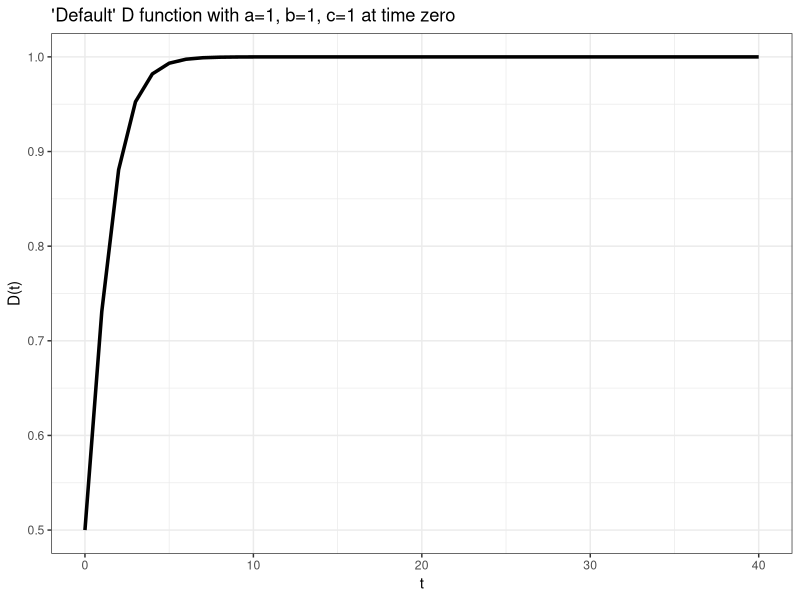
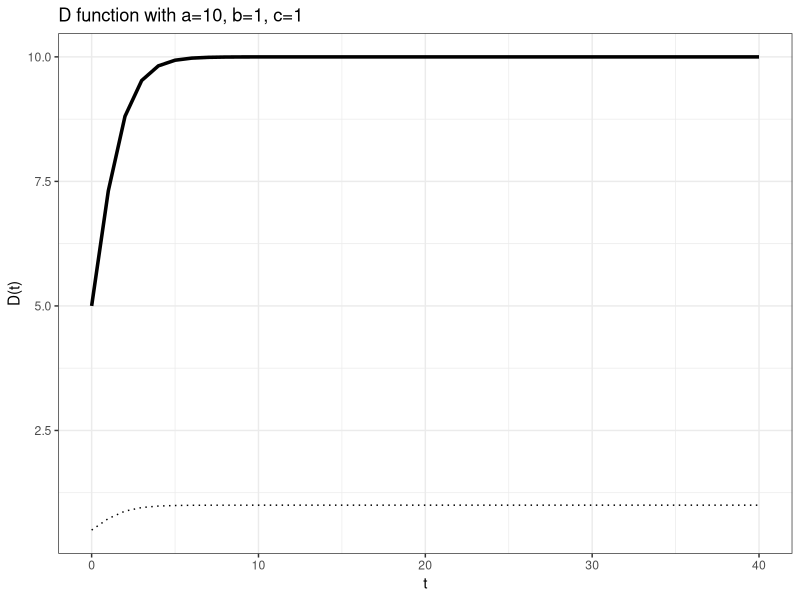
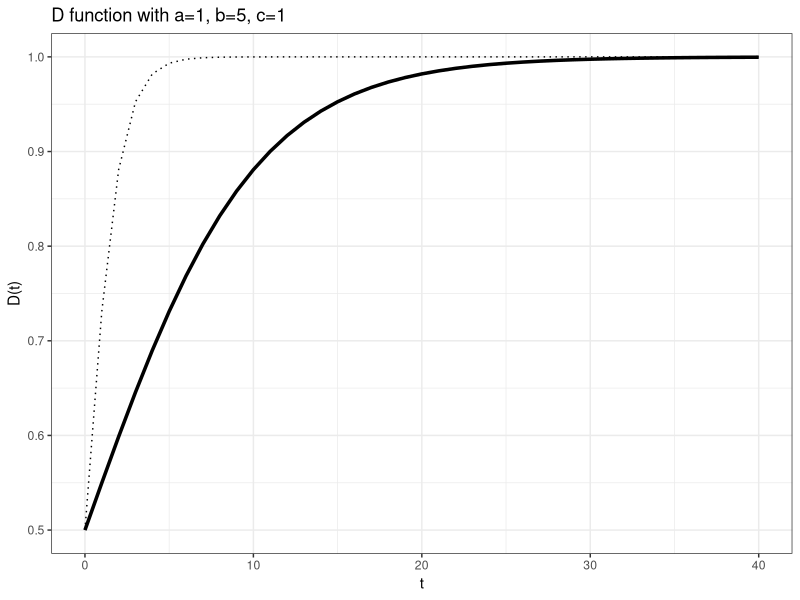
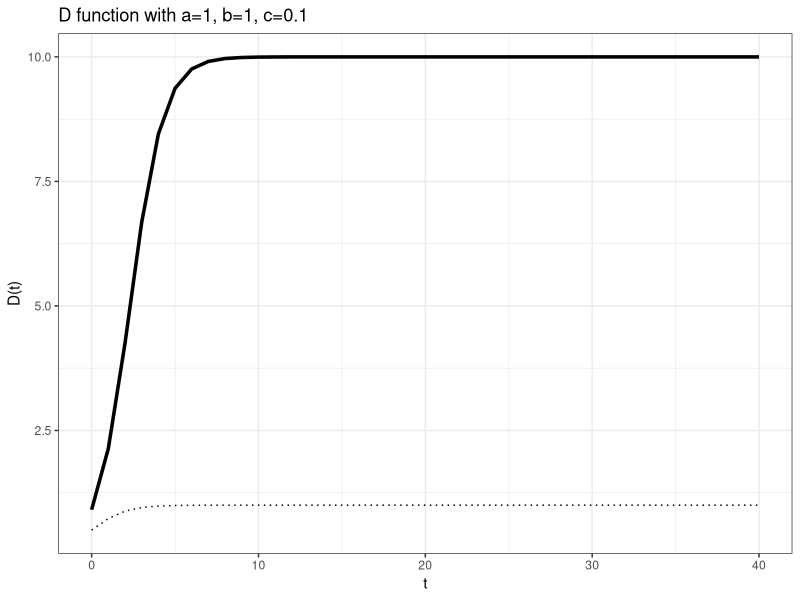
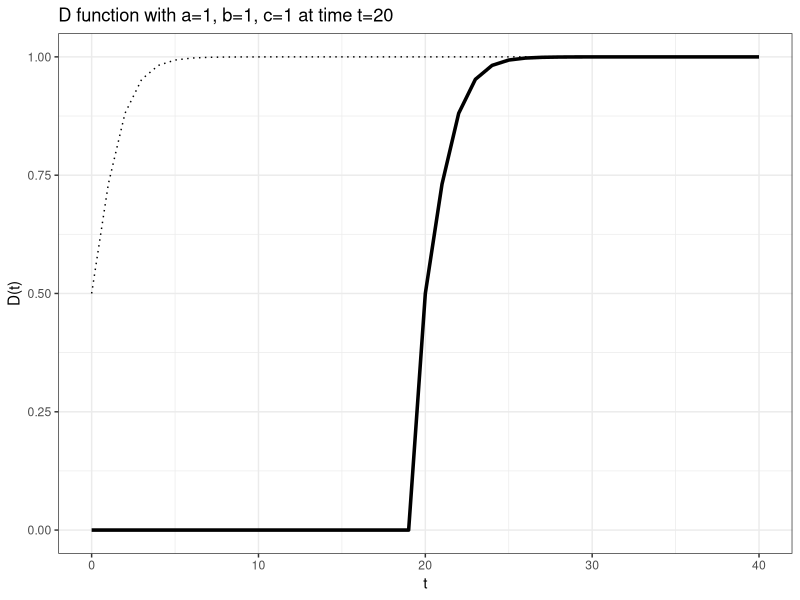
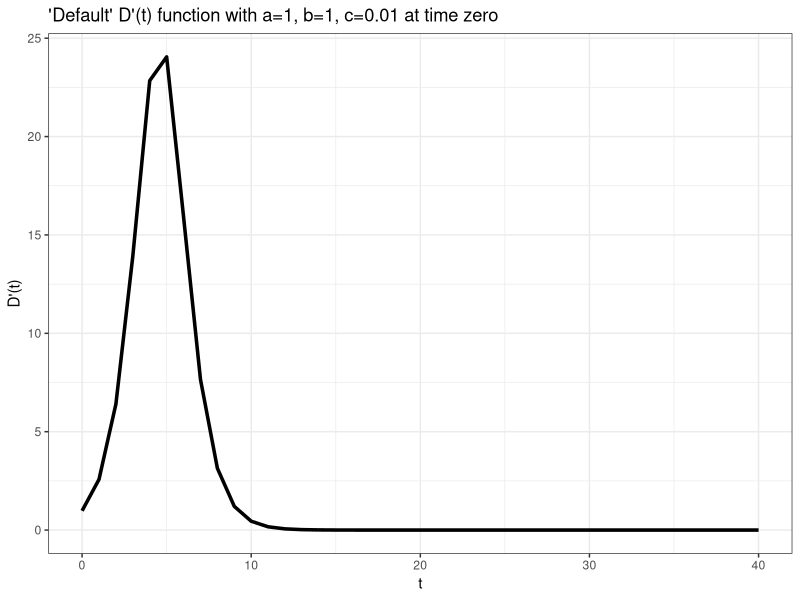
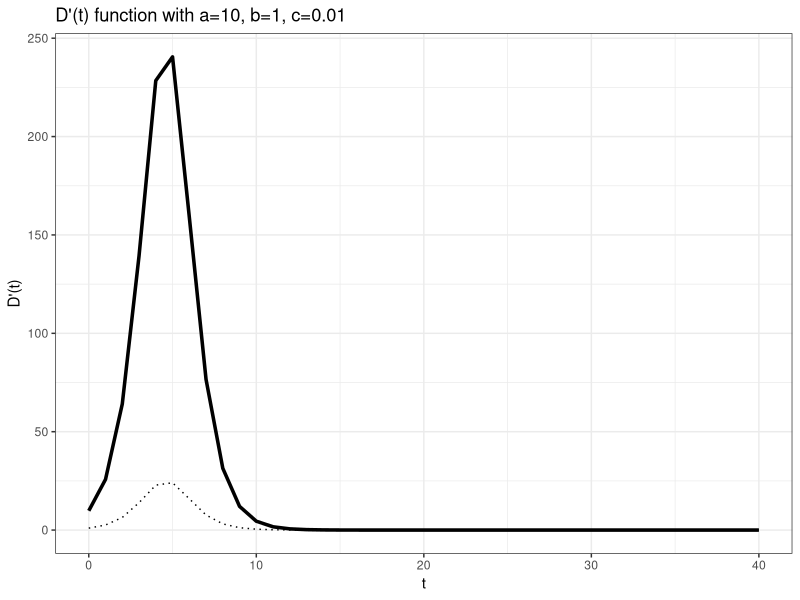
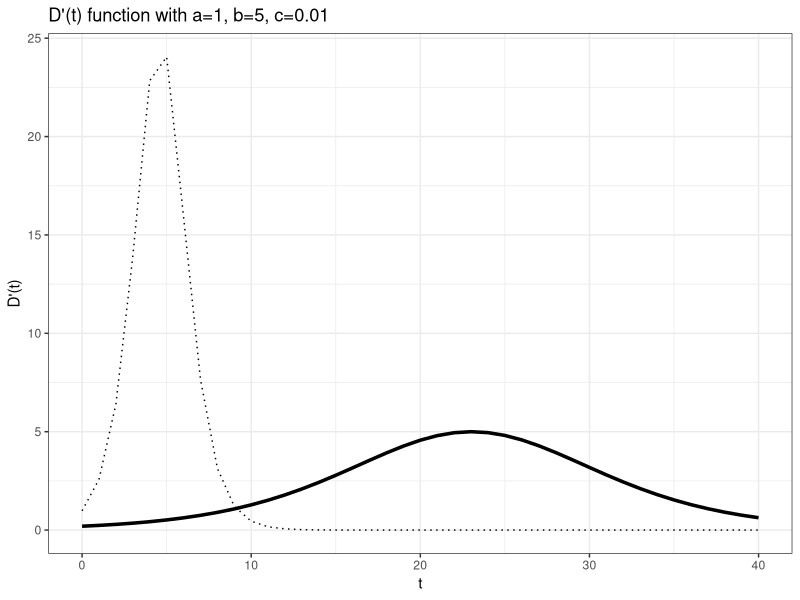

Write the R code that produced these figures, in order.
library(tidyverse)
#library(lubridate)
#library(skimr)
#library(ggthemes)
x <- 0:40
dee <- function(x, a,b,c, t0=0){
  y <- ifelse(x>=t0, a*exp((x-t0)/b)/(1+c*exp((x-t0)/b)),0)
}
#formulas and graphs
ggplot()+geom_line(aes(x,dee(x, 1,1,1)), size=1.2)+
  xlab("t")+ylab("D(t)")+
  ggtitle("'Default' D function with a=1, b=1, c=1 at time zero")+
  theme_bw()

ggplot()+geom_line(aes(x,dee(x, 10,1,1)), size=1.2)+
  geom_line(aes(x,dee(x, 1,1,1)), size=0.5, linetype=3)+
  xlab("t")+ylab("D(t)")+
  ggtitle("D function with a=10, b=1, c=1")+
  theme_bw()
ggplot()+geom_line(aes(x,dee(x, 1,5,1)), size=1.2)+
  geom_line(aes(x,dee(x, 1,1,1)), size=0.5, linetype=3)+
  xlab("t")+ylab("D(t)")+
  ggtitle("D function with a=1, b=5, c=1")+theme_bw()
ggplot()+geom_line(aes(x,dee(x, 1,1,0.1)), size=1.2)+
  geom_line(aes(x,dee(x, 1,1,1)), size=0.5, linetype=3)+
  xlab("t")+ylab("D(t)")+
  ggtitle("D function with a=1, b=1, c=0.1")+theme_bw()
ggplot()+geom_line(aes(x,dee(x, 1,1,1,20)), size=1.2)+
  geom_line(aes(x,dee(x, 1,1,1)), size=0.5, linetype=3)+
  xlab("t")+ylab("D(t)")+
  ggtitle("D function with a=1, b=1, c=1 at time t=20")+theme_bw()

##d prime function

dprime <- function(x, a,b,c, t0=0){
  y <- ifelse(x>=t0, a*exp((x-t0)/b)/(b*(1+c*exp((x-t0)/b))^2),0)
}
#formulas
ggplot()+geom_line(aes(x,dprime(x, 1,1,0.01)), size=1.2)+
  xlab("t")+ylab("D'(t)")+
  ggtitle("'Default' D'(t) function with a=1, b=1, c=0.01 at time zero")+
  theme_bw()

ggplot()+geom_line(aes(x,dprime(x, 10,1,0.01)), size=1.2)+
  geom_line(aes(x,dprime(x, 1,1,0.01)), size=0.5, linetype=3)+
  xlab("t")+ylab("D'(t)")+
  ggtitle("D'(t) function with a=10, b=1, c=0.01")+
  theme_bw()
ggplot()+geom_line(aes(x,dprime(x, 1,5,0.01)), size=1.2)+
  geom_line(aes(x,dprime(x, 1,1,0.01)), size=0.5, linetype=3)+
  xlab("t")+ylab("D'(t)")+
  ggtitle("D'(t) function with a=1, b=5, c=0.01")+theme_bw()
ggplot()+geom_line(aes(x,dprime(x, 1,1,0.001)), size=1.2)+
  geom_line(aes(x,dprime(x, 1,1,0.01)), size=0.5, linetype=3)+
  xlab("t")+ylab("D'(t)")+
  ggtitle("D'(t) function with a=1, b=1, c=0.001")+theme_bw()
ggplot()+geom_line(aes(x,dprime(x, 1,1,0.01,20)), size=1.2)+
  geom_line(aes(x,dprime(x, 1,1,0.01)), size=0.5, linetype=3)+
  xlab("t")+ylab("D'(t)")+
  ggtitle("D'(t) function with a=1, b=1, c=0.01 at time t=20")+theme_bw()

## double dee function

ggplot()+geom_line(aes(x,y=dee(x, 1.5,1,1) + dee(x, 1,5,0.8)), size=1.2)+
  geom_line(aes(x,dee(x, 1.5,1,1)), size=0.7, linetype=3)+
  geom_line(aes(x,dee(x, 1,5,0.8)), size=0.7, linetype=2)+
  xlab("t")+ylab("D(t)")+
  ggtitle("Dn(t) function with n=2")+
  annotate("text", x=25, y=1.6, label="D(1.5, 1, 1)")+
  annotate("text", x=25, y=1.1, label="D(1, 5, 0.8)")+
  annotate("text", x=25, y=2.9, label="D(1.5, 1, 1)+D(1, 5, 0.8)")+
  theme_bw()

  ## double dprime function
ggplot()+geom_line(aes(x,y=dprime(x, 1,4,0.005)+dprime(x, 2,2,0.008)), size=1.2)+
    geom_line(aes(x,dprime(x, 1,4,0.005)), size=0.7, linetype=3)+
  geom_line(aes(x,dprime(x,  2,2,0.008)), size=0.7, linetype=2)+
    xlab("t")+ylab("D'(t)")+
    ggtitle("D'n(t) function with n=2")+
  annotate("text", x=7.5, y=3.2, label="D'(1,4,0.005)")+
  annotate("text", x=22, y=2, label="D'(2,2,0.008)")+
  annotate("text", x=23, y=17, label="D'(1,4,0.005)+D'(2,2,0.008) ")+
    theme_bw()  
  

